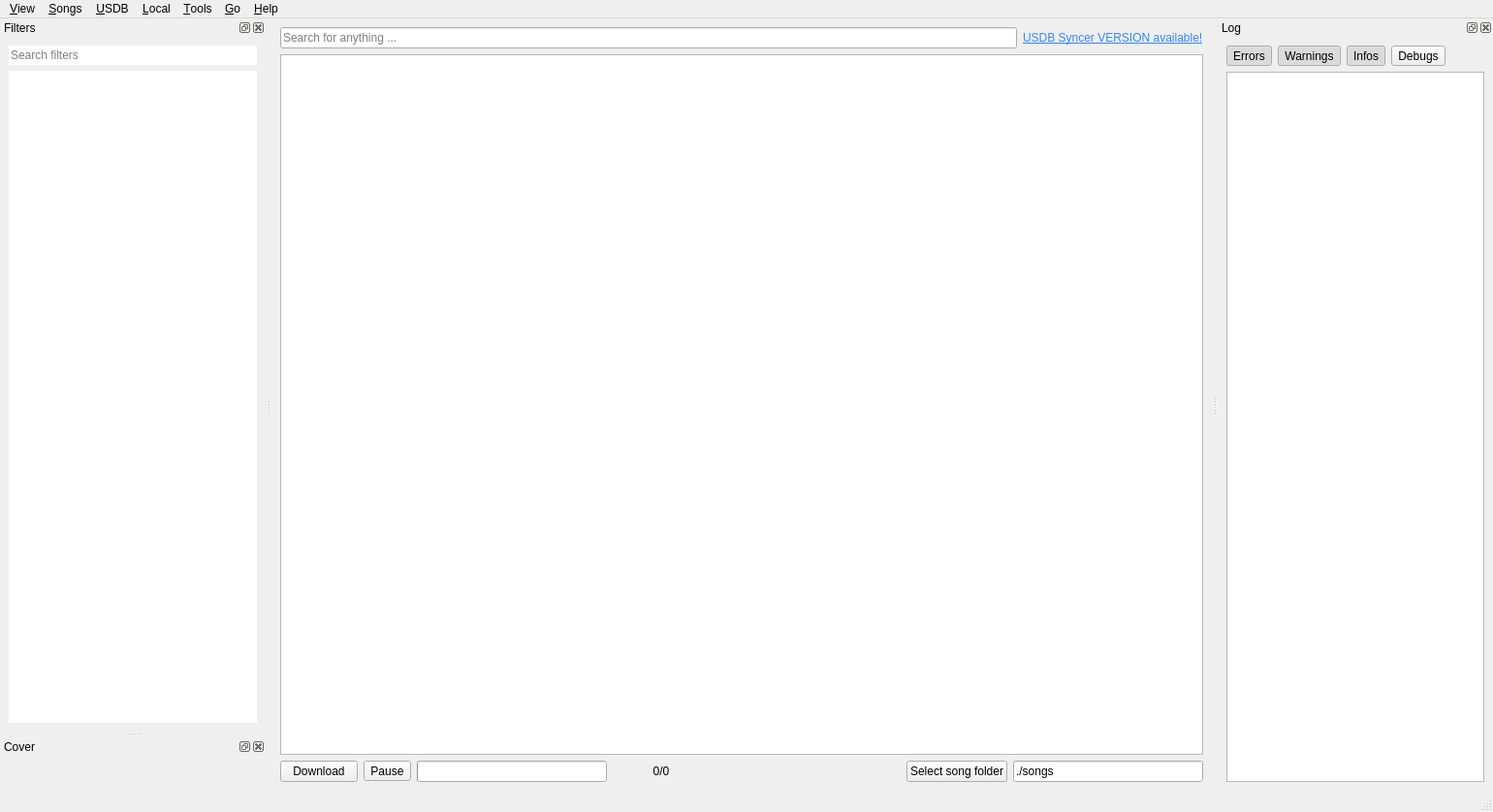
<?xml version="1.0" encoding="UTF-8"?>
<ui version="4.0">
 <class>MainWindow</class>
 <widget class="QMainWindow" name="MainWindow">
  <property name="geometry">
   <rect>
    <x>0</x>
    <y>0</y>
    <width>1540</width>
    <height>838</height>
   </rect>
  </property>
  <property name="windowTitle">
   <string>USDB Syncer</string>
  </property>
  <widget class="QWidget" name="centralwidget">
   <layout class="QVBoxLayout" name="verticalLayout_3">
    <item>
     <layout class="QHBoxLayout" name="horizontalLayout_4">
      <item>
       <widget class="QLineEdit" name="lineEdit_search">
        <property name="placeholderText">
         <string>Search for anything ...</string>
        </property>
       </widget>
      </item>
      <item>
       <widget class="QLabel" name="label_update_hint">
        <property name="text">
         <string>&lt;html&gt;&lt;head/&gt;&lt;body&gt;&lt;p&gt;&lt;a href=&quot;https://github.com/bohning/usdb_syncer/releases&quot;&gt;&lt;span style=&quot; text-decoration: underline; color:#3586ff;&quot;&gt;USDB Syncer VERSION available!&lt;/span&gt;&lt;/a&gt;&lt;/p&gt;&lt;/body&gt;&lt;/html&gt;</string>
        </property>
       </widget>
      </item>
     </layout>
    </item>
    <item>
     <widget class="QTableView" name="table_view">
      <property name="sizePolicy">
       <sizepolicy hsizetype="Expanding" vsizetype="Expanding">
        <horstretch>0</horstretch>
        <verstretch>3</verstretch>
       </sizepolicy>
      </property>
      <property name="editTriggers">
       <set>QAbstractItemView::EditTrigger::NoEditTriggers</set>
      </property>
      <property name="alternatingRowColors">
       <bool>true</bool>
      </property>
      <property name="selectionMode">
       <enum>QAbstractItemView::SelectionMode::ExtendedSelection</enum>
      </property>
      <property name="selectionBehavior">
       <enum>QAbstractItemView::SelectionBehavior::SelectRows</enum>
      </property>
      <property name="sortingEnabled">
       <bool>true</bool>
      </property>
      <attribute name="horizontalHeaderMinimumSectionSize">
       <number>20</number>
      </attribute>
      <attribute name="horizontalHeaderDefaultSectionSize">
       <number>20</number>
      </attribute>
      <attribute name="horizontalHeaderHighlightSections">
       <bool>false</bool>
      </attribute>
      <attribute name="horizontalHeaderStretchLastSection">
       <bool>true</bool>
      </attribute>
      <attribute name="verticalHeaderVisible">
       <bool>false</bool>
      </attribute>
      <attribute name="verticalHeaderMinimumSectionSize">
       <number>24</number>
      </attribute>
      <attribute name="verticalHeaderDefaultSectionSize">
       <number>24</number>
      </attribute>
     </widget>
    </item>
    <item>
     <layout class="QHBoxLayout" name="horizontalLayout">
      <item>
       <widget class="QPushButton" name="button_download">
        <property name="enabled">
         <bool>true</bool>
        </property>
        <property name="text">
         <string>Download</string>
        </property>
        <property name="icon">
         <iconset>
          <normaloff>:/icons/drive-download.png</normaloff>:/icons/drive-download.png</iconset>
        </property>
        <property name="iconSize">
         <size>
          <width>20</width>
          <height>20</height>
         </size>
        </property>
       </widget>
      </item>
      <item>
       <widget class="QToolButton" name="button_pause">
        <property name="text">
         <string>Pause</string>
        </property>
        <property name="icon">
         <iconset resource="../resources/qt/resources.qrc">
          <normaloff>:/icons/control-pause.png</normaloff>:/icons/control-pause.png</iconset>
        </property>
        <property name="iconSize">
         <size>
          <width>20</width>
          <height>20</height>
         </size>
        </property>
        <property name="checkable">
         <bool>true</bool>
        </property>
       </widget>
      </item>
      <item>
       <widget class="QProgressBar" name="bar_download_progress">
        <property name="value">
         <number>0</number>
        </property>
        <property name="textVisible">
         <bool>false</bool>
        </property>
       </widget>
      </item>
      <item>
       <widget class="QLabel" name="label_download_progress">
        <property name="minimumSize">
         <size>
          <width>100</width>
          <height>0</height>
         </size>
        </property>
        <property name="text">
         <string>0/0</string>
        </property>
        <property name="alignment">
         <set>Qt::AlignmentFlag::AlignCenter</set>
        </property>
       </widget>
      </item>
      <item>
       <spacer name="horizontalSpacer_2">
        <property name="orientation">
         <enum>Qt::Orientation::Horizontal</enum>
        </property>
        <property name="sizeHint" stdset="0">
         <size>
          <width>40</width>
          <height>20</height>
         </size>
        </property>
       </spacer>
      </item>
      <item>
       <widget class="QPushButton" name="pushButton_select_song_dir">
        <property name="enabled">
         <bool>true</bool>
        </property>
        <property name="text">
         <string>Select song folder</string>
        </property>
        <property name="icon">
         <iconset resource="../resources/qt/resources.qrc">
          <normaloff>:/icons/folder_note.png</normaloff>:/icons/folder_note.png</iconset>
        </property>
       </widget>
      </item>
      <item>
       <widget class="QLineEdit" name="lineEdit_song_dir">
        <property name="text">
         <string>./songs</string>
        </property>
        <property name="readOnly">
         <bool>true</bool>
        </property>
       </widget>
      </item>
     </layout>
    </item>
   </layout>
  </widget>
  <widget class="QMenuBar" name="menubar">
   <property name="enabled">
    <bool>true</bool>
   </property>
   <property name="geometry">
    <rect>
     <x>0</x>
     <y>0</y>
     <width>1540</width>
     <height>22</height>
    </rect>
   </property>
   <widget class="QMenu" name="menu_tools">
    <property name="title">
     <string>&amp;Tools</string>
    </property>
    <property name="toolTipsVisible">
     <bool>true</bool>
    </property>
    <addaction name="action_settings"/>
    <addaction name="action_meta_tags"/>
    <addaction name="action_generate_song_list"/>
    <addaction name="action_webserver"/>
   </widget>
   <widget class="QMenu" name="menu_usdb">
    <property name="title">
     <string>&amp;USDB</string>
    </property>
    <property name="toolTipsVisible">
     <bool>true</bool>
    </property>
    <addaction name="action_usdb_login"/>
    <addaction name="action_refetch_song_list"/>
   </widget>
   <widget class="QMenu" name="menu_about">
    <property name="title">
     <string>&amp;Help</string>
    </property>
    <property name="toolTipsVisible">
     <bool>true</bool>
    </property>
    <addaction name="action_show_log"/>
    <addaction name="action_about"/>
    <addaction name="action_licenses"/>
   </widget>
   <widget class="QMenu" name="menu_songs">
    <property name="title">
     <string>&amp;Songs</string>
    </property>
    <property name="toolTipsVisible">
     <bool>true</bool>
    </property>
    <widget class="QMenu" name="menu_custom_data">
     <property name="title">
      <string>Custo&amp;m Data</string>
     </property>
     <property name="icon">
      <iconset resource="../resources/qt/resources.qrc">
       <normaloff>:/icons/drawer.png</normaloff>:/icons/drawer.png</iconset>
     </property>
    </widget>
    <widget class="QMenu" name="menu_open_song_in">
     <property name="title">
      <string>&amp;Open Song in</string>
     </property>
     <property name="icon">
      <iconset resource="../resources/qt/resources.qrc">
       <normaloff>:/icons/music--arrow.png</normaloff>:/icons/music--arrow.png</iconset>
     </property>
     <addaction name="action_open_song_folder"/>
     <addaction name="separator"/>
     <addaction name="action_open_song_in_usdx"/>
     <addaction name="action_open_song_in_vocaluxe"/>
     <addaction name="action_open_song_in_performous"/>
     <addaction name="action_open_song_in_tune_perfect"/>
     <addaction name="separator"/>
     <addaction name="action_open_song_in_yass_reloaded"/>
     <addaction name="action_open_song_in_karedi"/>
     <addaction name="action_open_song_in_ultrastar_manager"/>
    </widget>
    <widget class="QMenu" name="menu_rate_song_on_usdb">
     <property name="title">
      <string>&amp;Rate Song on USDB</string>
     </property>
     <property name="icon">
      <iconset resource="../resources/qt/resources.qrc">
       <normaloff>:/icons/rating.png</normaloff>:/icons/rating.png</iconset>
     </property>
     <addaction name="action_rate_1star"/>
     <addaction name="action_rate_2stars"/>
     <addaction name="action_rate_3stars"/>
     <addaction name="action_rate_4stars"/>
     <addaction name="action_rate_5stars"/>
    </widget>
    <addaction name="action_songs_download"/>
    <addaction name="action_songs_abort"/>
    <addaction name="action_force_redownload"/>
    <addaction name="action_show_in_usdb"/>
    <addaction name="action_post_comment_in_usdb"/>
    <addaction name="action_submit_gap_comment"/>
    <addaction name="menu_rate_song_on_usdb"/>
    <addaction name="action_compare_text_with_usdb"/>
    <addaction name="action_submit_to_usdb"/>
    <addaction name="separator"/>
    <addaction name="menu_open_song_in"/>
    <addaction name="menu_custom_data"/>
    <addaction name="action_pin"/>
    <addaction name="action_preview"/>
    <addaction name="separator"/>
    <addaction name="action_delete"/>
   </widget>
   <widget class="QMenu" name="menu_local">
    <property name="title">
     <string>&amp;Local</string>
    </property>
    <property name="toolTipsVisible">
     <bool>true</bool>
    </property>
    <addaction name="action_find_local_songs"/>
    <addaction name="action_import_usdb_ids"/>
    <addaction name="action_export_usdb_ids"/>
   </widget>
   <widget class="QMenu" name="menu_view">
    <property name="title">
     <string>&amp;View</string>
    </property>
   </widget>
   <widget class="QMenu" name="menuGo">
    <property name="title">
     <string>&amp;Go</string>
    </property>
    <addaction name="action_go_to_search"/>
    <addaction name="action_go_to_song_table"/>
    <addaction name="action_go_to_filters"/>
    <addaction name="action_go_to_filter_search"/>
    <addaction name="action_go_to_open_song_menu"/>
   </widget>
   <addaction name="menu_view"/>
   <addaction name="menu_songs"/>
   <addaction name="menu_usdb"/>
   <addaction name="menu_local"/>
   <addaction name="menu_tools"/>
   <addaction name="menuGo"/>
   <addaction name="menu_about"/>
  </widget>
  <widget class="QStatusBar" name="statusbar"/>
  <widget class="QDockWidget" name="dock_log">
   <property name="windowTitle">
    <string>Log</string>
   </property>
   <attribute name="dockWidgetArea">
    <number>2</number>
   </attribute>
   <widget class="QWidget" name="dockWidgetContents">
    <layout class="QVBoxLayout" name="verticalLayout_2">
     <item>
      <layout class="QHBoxLayout" name="horizontalLayout_3">
       <item>
        <widget class="QToolButton" name="toolButton_errors">
         <property name="toolTip">
          <string>Errors</string>
         </property>
         <property name="text">
          <string>Errors</string>
         </property>
         <property name="icon">
          <iconset resource="../resources/qt/resources.qrc">
           <normaloff>:/icons/error.png</normaloff>:/icons/error.png</iconset>
         </property>
         <property name="iconSize">
          <size>
           <width>20</width>
           <height>20</height>
          </size>
         </property>
         <property name="checkable">
          <bool>true</bool>
         </property>
         <property name="checked">
          <bool>true</bool>
         </property>
        </widget>
       </item>
       <item>
        <widget class="QToolButton" name="toolButton_warnings">
         <property name="toolTip">
          <string>Warnings</string>
         </property>
         <property name="text">
          <string>Warnings</string>
         </property>
         <property name="icon">
          <iconset resource="../resources/qt/resources.qrc">
           <normaloff>:/icons/warning.png</normaloff>:/icons/warning.png</iconset>
         </property>
         <property name="iconSize">
          <size>
           <width>20</width>
           <height>20</height>
          </size>
         </property>
         <property name="checkable">
          <bool>true</bool>
         </property>
         <property name="checked">
          <bool>true</bool>
         </property>
        </widget>
       </item>
       <item>
        <widget class="QToolButton" name="toolButton_infos">
         <property name="toolTip">
          <string>Information</string>
         </property>
         <property name="text">
          <string>Infos</string>
         </property>
         <property name="icon">
          <iconset resource="../resources/qt/resources.qrc">
           <normaloff>:/icons/info.png</normaloff>:/icons/info.png</iconset>
         </property>
         <property name="iconSize">
          <size>
           <width>20</width>
           <height>20</height>
          </size>
         </property>
         <property name="checkable">
          <bool>true</bool>
         </property>
         <property name="checked">
          <bool>true</bool>
         </property>
        </widget>
       </item>
       <item>
        <widget class="QToolButton" name="toolButton_debugs">
         <property name="text">
          <string>Debugs</string>
         </property>
         <property name="icon">
          <iconset resource="../resources/qt/resources.qrc">
           <normaloff>:/icons/bug.png</normaloff>:/icons/bug.png</iconset>
         </property>
         <property name="iconSize">
          <size>
           <width>20</width>
           <height>20</height>
          </size>
         </property>
         <property name="checkable">
          <bool>true</bool>
         </property>
        </widget>
       </item>
       <item>
        <spacer name="horizontalSpacer">
         <property name="orientation">
          <enum>Qt::Orientation::Horizontal</enum>
         </property>
         <property name="sizeHint" stdset="0">
          <size>
           <width>40</width>
           <height>20</height>
          </size>
         </property>
        </spacer>
       </item>
      </layout>
     </item>
     <item>
      <widget class="QPlainTextEdit" name="plainTextEdit">
       <property name="sizePolicy">
        <sizepolicy hsizetype="Expanding" vsizetype="Expanding">
         <horstretch>0</horstretch>
         <verstretch>0</verstretch>
        </sizepolicy>
       </property>
      </widget>
     </item>
    </layout>
   </widget>
  </widget>
  <widget class="QDockWidget" name="dock_search">
   <property name="windowTitle">
    <string>Filters</string>
   </property>
   <attribute name="dockWidgetArea">
    <number>1</number>
   </attribute>
   <widget class="QWidget" name="dockWidgetContents_2">
    <layout class="QVBoxLayout" name="verticalLayout">
     <item>
      <widget class="QLineEdit" name="line_edit_search_filters">
       <property name="frame">
        <bool>false</bool>
       </property>
       <property name="placeholderText">
        <string>Search filters</string>
       </property>
      </widget>
     </item>
     <item>
      <widget class="QTreeView" name="search_view">
       <property name="frameShape">
        <enum>QFrame::Shape::NoFrame</enum>
       </property>
      </widget>
     </item>
    </layout>
   </widget>
  </widget>
  <widget class="QDockWidget" name="dock_cover">
   <property name="windowTitle">
    <string>Cover</string>
   </property>
   <attribute name="dockWidgetArea">
    <number>1</number>
   </attribute>
   <widget class="QWidget" name="cover_widget">
    <layout class="QVBoxLayout" name="cover_layout">
     <property name="leftMargin">
      <number>0</number>
     </property>
     <property name="topMargin">
      <number>0</number>
     </property>
     <property name="rightMargin">
      <number>0</number>
     </property>
     <property name="bottomMargin">
      <number>0</number>
     </property>
    </layout>
   </widget>
  </widget>
  <action name="action_meta_tags">
   <property name="icon">
    <iconset resource="../resources/qt/resources.qrc">
     <normaloff>:/icons/tag-hash.png</normaloff>:/icons/tag-hash.png</iconset>
   </property>
   <property name="text">
    <string>Create &amp;Meta Tags</string>
   </property>
  </action>
  <action name="action_settings">
   <property name="icon">
    <iconset resource="../resources/qt/resources.qrc">
     <normaloff>:/icons/cog.png</normaloff>:/icons/cog.png</iconset>
   </property>
   <property name="text">
    <string>&amp;Settings</string>
   </property>
  </action>
  <action name="action_generate_song_list">
   <property name="icon">
    <iconset resource="../resources/qt/resources.qrc">
     <normaloff>:/icons/report.png</normaloff>:/icons/report.png</iconset>
   </property>
   <property name="text">
    <string>Create &amp;Report</string>
   </property>
  </action>
  <action name="action_refetch_song_list">
   <property name="icon">
    <iconset resource="../resources/qt/resources.qrc">
     <normaloff>:/icons/check_for_update.png</normaloff>:/icons/check_for_update.png</iconset>
   </property>
   <property name="text">
    <string>Check USDB &amp;Song List</string>
   </property>
   <property name="toolTip">
    <string>Redownload the entire song list from USDB</string>
   </property>
  </action>
  <action name="action_find_local_songs">
   <property name="icon">
    <iconset resource="../resources/qt/resources.qrc">
     <normaloff>:/icons/database.png</normaloff>:/icons/database.png</iconset>
   </property>
   <property name="text">
    <string>Find &amp;Local Songs</string>
   </property>
   <property name="toolTip">
    <string>Select songs matching a txt file in the given folder</string>
   </property>
  </action>
  <action name="action_show_log">
   <property name="icon">
    <iconset resource="../resources/qt/resources.qrc">
     <normaloff>:/icons/log.png</normaloff>:/icons/log.png</iconset>
   </property>
   <property name="text">
    <string>Show &amp;Log</string>
   </property>
  </action>
  <action name="action_import_usdb_ids">
   <property name="icon">
    <iconset resource="../resources/qt/resources.qrc">
     <normaloff>:/icons/document-export.png</normaloff>:/icons/document-export.png</iconset>
   </property>
   <property name="text">
    <string>Select Songs from &amp;Files</string>
   </property>
   <property name="toolTip">
    <string>Read song IDs from selected files and select the corresponding songs in the song table</string>
   </property>
  </action>
  <action name="action_export_usdb_ids">
   <property name="icon">
    <iconset resource="../resources/qt/resources.qrc">
     <normaloff>:/icons/document-import.png</normaloff>:/icons/document-import.png</iconset>
   </property>
   <property name="text">
    <string>&amp;Export selected IDs to File</string>
   </property>
   <property name="toolTip">
    <string>Write the IDs of the selected songs to a file</string>
   </property>
  </action>
  <action name="action_songs_download">
   <property name="icon">
    <iconset resource="../resources/qt/resources.qrc">
     <normaloff>:/icons/status.png</normaloff>:/icons/status.png</iconset>
   </property>
   <property name="text">
    <string>&amp;Download</string>
   </property>
  </action>
  <action name="action_usdb_login">
   <property name="icon">
    <iconset resource="../resources/qt/resources.qrc">
     <normaloff>:/icons/faviconUSDB.png</normaloff>:/icons/faviconUSDB.png</iconset>
   </property>
   <property name="text">
    <string>USDB &amp;Login</string>
   </property>
  </action>
  <action name="action_about">
   <property name="icon">
    <iconset resource="../resources/qt/resources.qrc">
     <normaloff>:/app/appicon_128x128.png</normaloff>:/app/appicon_128x128.png</iconset>
   </property>
   <property name="text">
    <string>&amp;About</string>
   </property>
  </action>
  <action name="action_show_in_usdb">
   <property name="icon">
    <iconset resource="../resources/qt/resources.qrc">
     <normaloff>:/icons/faviconUSDB.png</normaloff>:/icons/faviconUSDB.png</iconset>
   </property>
   <property name="text">
    <string>Show on &amp;USDB</string>
   </property>
  </action>
  <action name="action_post_comment_in_usdb">
   <property name="icon">
    <iconset resource="../resources/qt/resources.qrc">
     <normaloff>:/icons/balloon.png</normaloff>:/icons/balloon.png</iconset>
   </property>
   <property name="text">
    <string>Post &amp;Comment on USDB</string>
   </property>
  </action>
  <action name="action_open_song_folder">
   <property name="icon">
    <iconset resource="../resources/qt/resources.qrc">
     <normaloff>:/icons/folder_note.png</normaloff>:/icons/folder_note.png</iconset>
   </property>
   <property name="text">
    <string>File &amp;Explorer</string>
   </property>
  </action>
  <action name="action_delete">
   <property name="icon">
    <iconset resource="../resources/qt/resources.qrc">
     <normaloff>:/icons/bin.png</normaloff>:/icons/bin.png</iconset>
   </property>
   <property name="text">
    <string>D&amp;elete</string>
   </property>
   <property name="toolTip">
    <string>Move to system recycle bin</string>
   </property>
  </action>
  <action name="action_pin">
   <property name="checkable">
    <bool>true</bool>
   </property>
   <property name="icon">
    <iconset resource="../resources/qt/resources.qrc">
     <normaloff>:/icons/pin.png</normaloff>:/icons/pin.png</iconset>
   </property>
   <property name="text">
    <string>&amp;Pin</string>
   </property>
   <property name="toolTip">
    <string>Disable or reenable updates to local files</string>
   </property>
  </action>
  <action name="action_songs_abort">
   <property name="icon">
    <iconset resource="../resources/qt/resources.qrc">
     <normaloff>:/icons/minus-circle.png</normaloff>:/icons/minus-circle.png</iconset>
   </property>
   <property name="text">
    <string>&amp;Abort Download</string>
   </property>
  </action>
  <action name="action_force_redownload">
   <property name="text">
    <string>Force &amp;Redownload</string>
   </property>
   <property name="toolTip">
    <string>Redownload selected songs even if the current resources are unchanged</string>
   </property>
  </action>
  <action name="action_delete_saved_search">
   <property name="text">
    <string>Delete</string>
   </property>
   <property name="menuRole">
    <enum>QAction::MenuRole::NoRole</enum>
   </property>
  </action>
  <action name="action_add_saved_search">
   <property name="text">
    <string>Save current search</string>
   </property>
   <property name="menuRole">
    <enum>QAction::MenuRole::NoRole</enum>
   </property>
  </action>
  <action name="action_update_saved_search">
   <property name="text">
    <string>Update with current search</string>
   </property>
   <property name="menuRole">
    <enum>QAction::MenuRole::NoRole</enum>
   </property>
  </action>
  <action name="action_set_saved_search_default">
   <property name="checkable">
    <bool>true</bool>
   </property>
   <property name="text">
    <string>Apply on startup</string>
   </property>
   <property name="toolTip">
    <string>If checked, this search will automatically applied every time you start the application.</string>
   </property>
   <property name="menuRole">
    <enum>QAction::MenuRole::NoRole</enum>
   </property>
  </action>
  <action name="action_set_saved_search_subscribed">
   <property name="checkable">
    <bool>true</bool>
   </property>
   <property name="text">
    <string>Download new matches</string>
   </property>
   <property name="menuRole">
    <enum>QAction::MenuRole::NoRole</enum>
   </property>
  </action>
  <action name="action_open_song_in_karedi">
   <property name="icon">
    <iconset resource="../resources/qt/resources.qrc">
     <normaloff>:/icons/karedi.png</normaloff>:/icons/karedi.png</iconset>
   </property>
   <property name="text">
    <string>&amp;Karedi</string>
   </property>
  </action>
  <action name="action_open_song_in_performous">
   <property name="icon">
    <iconset resource="../resources/qt/resources.qrc">
     <normaloff>:/icons/performous.png</normaloff>:/icons/performous.png</iconset>
   </property>
   <property name="text">
    <string>&amp;Performous</string>
   </property>
  </action>
  <action name="action_open_song_in_usdx">
   <property name="icon">
    <iconset resource="../resources/qt/resources.qrc">
     <normaloff>:/icons/usdx.png</normaloff>:/icons/usdx.png</iconset>
   </property>
   <property name="text">
    <string>&amp;UltraStar Deluxe</string>
   </property>
  </action>
  <action name="action_open_song_in_ultrastar_manager">
   <property name="icon">
    <iconset resource="../resources/qt/resources.qrc">
     <normaloff>:/icons/ultrastar-manager.png</normaloff>:/icons/ultrastar-manager.png</iconset>
   </property>
   <property name="text">
    <string>UltraStar &amp;Manager</string>
   </property>
  </action>
  <action name="action_open_song_in_vocaluxe">
   <property name="icon">
    <iconset resource="../resources/qt/resources.qrc">
     <normaloff>:/icons/vocaluxe.png</normaloff>:/icons/vocaluxe.png</iconset>
   </property>
   <property name="text">
    <string>&amp;Vocaluxe</string>
   </property>
  </action>
  <action name="action_open_song_in_yass_reloaded">
   <property name="icon">
    <iconset resource="../resources/qt/resources.qrc">
     <normaloff>:/icons/yass-reloaded.png</normaloff>:/icons/yass-reloaded.png</iconset>
   </property>
   <property name="text">
    <string>&amp;YASS Reloaded</string>
   </property>
  </action>
  <action name="action_rate_in_usdb">
   <property name="icon">
    <iconset resource="../resources/qt/resources.qrc">
     <normaloff>:/icons/rating.png</normaloff>:/icons/rating.png</iconset>
   </property>
   <property name="text">
    <string>action_rate_in_usdb</string>
   </property>
   <property name="menuRole">
    <enum>QAction::MenuRole::NoRole</enum>
   </property>
  </action>
  <action name="action_rate_1star">
   <property name="text">
    <string>&amp;1: ★ – Unusable, requires a complete overhaul</string>
   </property>
   <property name="toolTip">
    <string>unusable, needs a total rework</string>
   </property>
  </action>
  <action name="action_rate_2stars">
   <property name="text">
    <string>&amp;2: ★★ – Barely usable, needs significant revisions</string>
   </property>
   <property name="toolTip">
    <string>hardly usable, needs a lot of improvements</string>
   </property>
  </action>
  <action name="action_rate_3stars">
   <property name="text">
    <string>&amp;3: ★★★ – Usable, but requires improvements</string>
   </property>
   <property name="toolTip">
    <string>usable, but room for improvement</string>
   </property>
  </action>
  <action name="action_rate_4stars">
   <property name="text">
    <string>&amp;4: ★★★★ – Very good, with minor areas for improvement</string>
   </property>
   <property name="toolTip">
    <string>room for some improvements</string>
   </property>
  </action>
  <action name="action_rate_5stars">
   <property name="text">
    <string>&amp;5: ★★★★★ – Excellent, no improvements needed</string>
   </property>
   <property name="toolTip">
    <string>simply perfect</string>
   </property>
  </action>
  <action name="action_preview">
   <property name="text">
    <string>Pre&amp;view Song</string>
   </property>
  </action>
  <action name="action_go_to_search">
   <property name="text">
    <string>Go to &amp;Search</string>
   </property>
  </action>
  <action name="action_go_to_song_table">
   <property name="text">
    <string>Go to Song &amp;Table</string>
   </property>
  </action>
  <action name="action_go_to_filters">
   <property name="text">
    <string>Go to &amp;Filters</string>
   </property>
  </action>
  <action name="action_go_to_filter_search">
   <property name="text">
    <string>Go to F&amp;ilter Search</string>
   </property>
  </action>
  <action name="action_go_to_open_song_menu">
   <property name="text">
    <string>Go to &amp;Open Song Menu</string>
   </property>
  </action>
  <action name="action_open_song_in_tune_perfect">
   <property name="text">
    <string>Tune Perfect</string>
   </property>
  </action>
  <action name="action_webserver">
   <property name="icon">
    <iconset resource="../resources/qt/resources.qrc">
     <normaloff>:/icons/server-black.svg</normaloff>:/icons/server-black.svg</iconset>
   </property>
   <property name="text">
    <string>Webserver</string>
   </property>
  </action>
  <action name="action_submit_to_usdb">
   <property name="icon">
    <iconset resource="../resources/qt/resources.qrc">
     <normaloff>:/icons/upload.png</normaloff>:/icons/upload.png</iconset>
   </property>
   <property name="text">
    <string>Submit to USDB</string>
   </property>
   <property name="toolTip">
    <string>Submit local changes to USDB</string>
   </property>
  </action>
  <action name="action_compare_text_with_usdb">
   <property name="icon">
    <iconset resource="../resources/qt/resources.qrc">
     <normaloff>:/icons/diff.png</normaloff>:/icons/diff.png</iconset>
   </property>
   <property name="text">
    <string>Compare text with USDB</string>
   </property>
   <property name="toolTip">
    <string>Compare the local text file with the current USDB version</string>
   </property>
  </action>
  <action name="action_submit_gap_comment">
   <property name="icon">
    <iconset resource="../resources/qt/resources.qrc">
     <normaloff>:/icons/balloon.png</normaloff>:/icons/balloon.png</iconset>
   </property>
   <property name="text">
    <string>Post Comment on USDB containing only GAP</string>
   </property>
   <property name="toolTip">
    <string>Post only the local #GAP value for selected songs whose text file has local changes</string>
   </property>
  </action>
  <action name="action_licenses">
   <property name="icon">
    <iconset resource="../resources/qt/resources.qrc">
     <normaloff>:/icons/puzzle.png</normaloff>:/icons/puzzle.png</iconset>
   </property>
   <property name="text">
    <string>Third-Party Licenses</string>
   </property>
  </action>
  <action name="action_set_custom_meta_data_column">
   <property name="checkable">
    <bool>true</bool>
   </property>
   <property name="text">
    <string>&amp;Display in song table</string>
   </property>
   <property name="menuRole">
    <enum>QAction::MenuRole::NoRole</enum>
   </property>
  </action>
 </widget>
 <resources>
  <include location="../resources/qt/resources.qrc"/>
 </resources>
 <connections/>
</ui>
